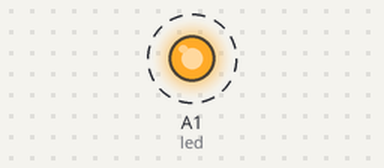
This sketch was run on a simulated Arduino Uno, built with avr-gcc and run on an emulated ATmega328P. Parts: output pins drawn as LEDs (lit = HIGH). Dashed ring = blinking.

Above: at 0.5 s.
Timing chart, 0 to 4.6 s (numbered marks = the images above):
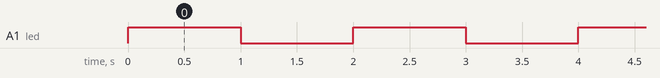

The sketch:

LED_blink.ino
```cpp
// (licence header left out)
// die LED ist an diesem Pin angeschlossen
int led = A1;

// initalisiere den LED Pin als Output
void setup() {
  pinMode(led, OUTPUT);
}

// Dies ist die Hauptroutine
void loop() {
  digitalWrite(led, HIGH);   // LED leuchtet
  delay(1000);               // Pause eine Sekunde
  digitalWrite(led, LOW);    // LED ist aus
  delay(1000);               // Pause eine Sekunde
}
```

Measured:
- by itself, A1 (led): alternates HIGH for 1.0 s and LOW for 1.0 s
